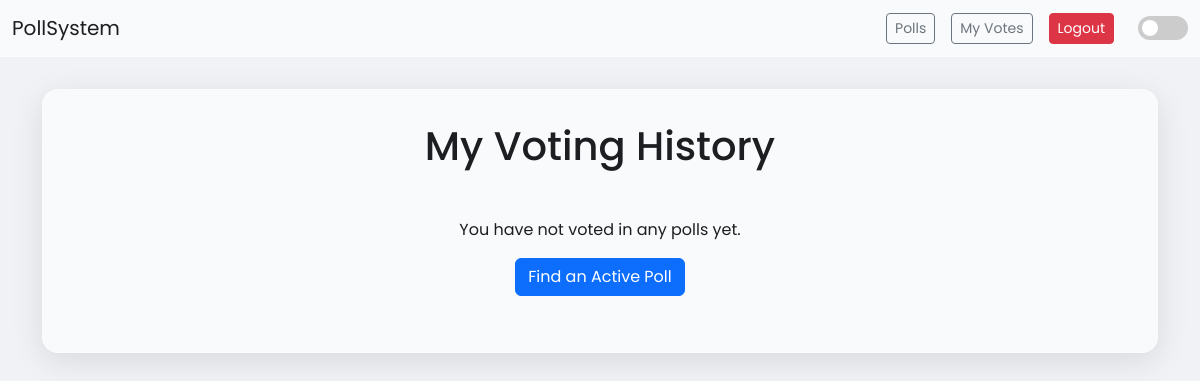
/my-votes/ (signed in), run on an earlier commit of the app's database.
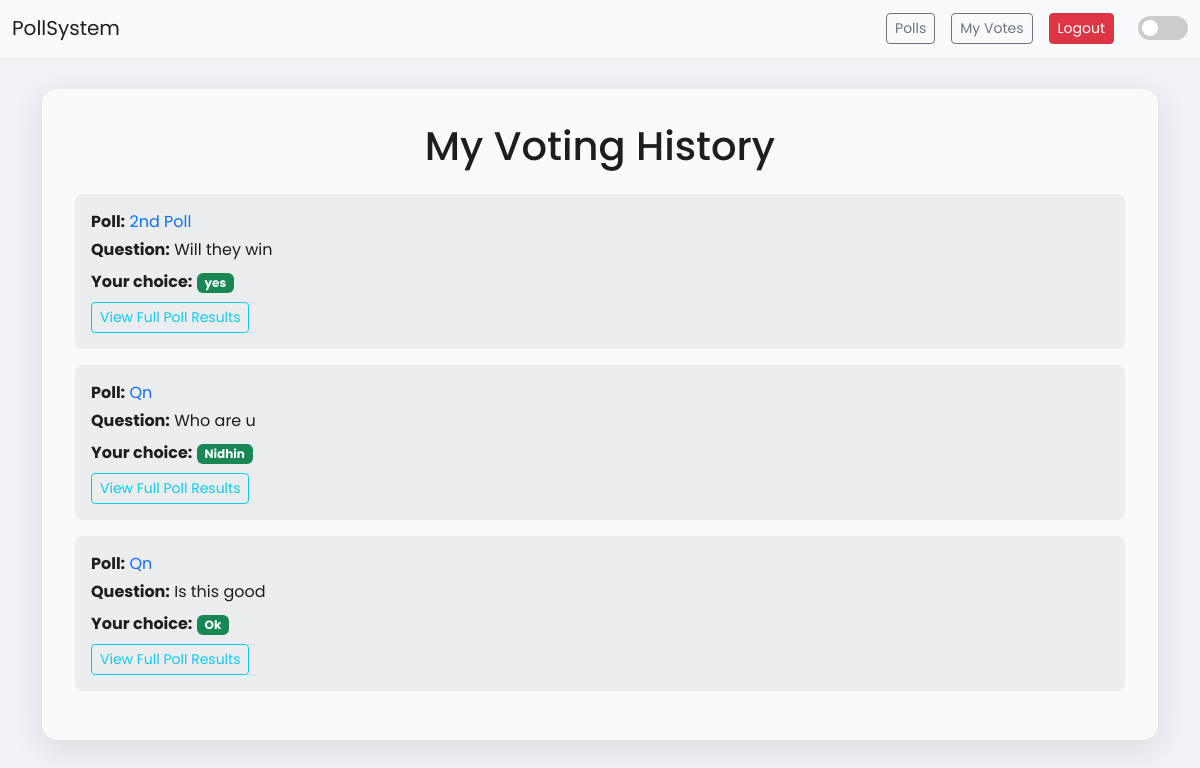
And on a later commit of the database.
### poll/models.py (models this page shows, shortened)
class Vote(models.Model):
    user = models.ForeignKey(User, on_delete=models.CASCADE)
    poll = models.ForeignKey(Poll, on_delete=models.CASCADE)
    question = models.ForeignKey(Question, on_delete=models.CASCADE)
    choice = models.ForeignKey(Choice, on_delete=models.CASCADE)
    class Meta:
        unique_together = ('user', 'poll', 'question')

class Poll(models.Model):
    title = models.CharField(max_length=200)
    description = models.TextField(blank=True)
    start_date = models.DateTimeField(default=timezone.now)
    end_date = models.DateTimeField(null=True, blank=True)
    created_by = models.ForeignKey(User, on_delete=models.CASCADE)

class Question(models.Model):
    poll = models.ForeignKey(Poll, related_name='questions', on_delete=models.CASCADE)
    question_text = models.CharField(max_length=200)

class Choice(models.Model):
    question = models.ForeignKey(Question, related_name='choices', on_delete=models.CASCADE)
    choice_text = models.CharField(max_length=200)

### poll/views.py (the view)
# urls.py: path('my-votes/', views.my_votes, name='my_votes'),
@login_required
def my_votes(request):
    votes = Vote.objects.filter(user=request.user).select_related('poll', 'question', 'choice')
    return render(request, 'poll/my_votes.html', {'votes': votes})

### poll/templates/poll/my_votes.html (shortened to what this page needs)
{% extends 'base.html' %}
{% block content %}
<div class="glass-card">
    <h1 class="text-center mb-4">My Voting History</h1>
    {% for vote in votes %}
    <div class="p-3 mb-3" style="background: rgba(0,0,0,0.05); border-radius: 0.5rem;">
        <p class="mb-1">
            <strong>Poll:</strong>
            <a href="{% url 'poll_detail' vote.poll.id %}" class="text-decoration-none" style="color: var(--primary-color);">{{ vote.poll.title }}</a>
        </p>
        <p class="mb-2"><strong>Question:</strong> {{ vote.question.question_text }}</p>
        <p class="mb-1">
            <strong>Your choice:</strong>
            <span class="badge bg-success">{{ vote.choice.choice_text }}</span>
        </p>
        <div class="mt-2">
             <a href="{% url 'poll_results' vote.poll.id %}" class="btn btn-sm btn-outline-info">View Full Poll Results</a>
        </div>
    </div>
    {% empty %}
    <div class="text-center p-4">
        <p>You have not voted in any polls yet.</p>
        <a href="{% url 'poll_list' %}" class="btn btn-primary">Find an Active Poll</a>
    </div>
    {% endfor %}
</div>
{% endblock %}

### poll/templates/base.html (shortened to what this page needs)
{% load static %}
<!DOCTYPE html>
<html lang="en" data-theme="light">
<head>
    <link href="https://cdn.jsdelivr.net/npm/bootstrap@5.2.3/dist/css/bootstrap.min.css" rel="stylesheet">
</head>
<body>
    <div id="particles-js"></div>
    <nav class="navbar navbar-expand-lg navbar-dark sticky-top">
      <div class="container-fluid">
        <a class="navbar-brand" style="color: var(--text-color);" href="{% url 'index' %}">PollSystem</a>
        <div class="d-flex align-items-center">
            {% if user.is_authenticated %}
                <a href="{% url 'poll_list' %}" class="btn btn-sm btn-outline-secondary me-3">Polls</a>
                <a href="{% url 'my_votes' %}" class="btn btn-sm btn-outline-secondary me-3">My Votes</a>
                <form action="{% url 'logout' %}" method="post">
                    <button type="submit" class="btn btn-sm btn-danger">Logout</button>
                </form>
            {% else %}
                <a href="{% url 'login' %}" class="btn btn-sm btn-outline-primary me-2">Login</a>
                <a href="{% url 'signup' %}" class="btn btn-sm btn-primary">Sign Up</a>
            {% endif %}
            <div class="theme-switch-wrapper ms-4">
                <label class="theme-switch" for="checkbox">
                    <div class="slider round"></div>
                </label>
            </div>
        </div>
      </div>
    </nav>
    <main class="container main-content">
        {% block content %}{% endblock %}
    </main>
</body>
</html>

### poll/templates/base.html (style rules this page uses)
.btn { transition: all 0.5s ease; }
:root { --bg-color: #f0f2f5; --text-color: #1c1e21; --card-bg: rgba(255, 255, 255, 0.6); --card-border: rgba(255, 255, 255, 0.3); --primary-color: #0d6efd; --particle-color: #888888; }
body { font-family: 'Poppins', sans-serif; background-color: var(--bg-color); color: var(--text-color); transition: background-color 0.3s, color 0.3s; }
#particles-js { position: fixed; width: 100%; height: 100%; top: 0; left: 0; z-index: -1; }
.navbar { background: var(--card-bg) !important; backdrop-filter: blur(10px); -webkit-backdrop-filter: blur(10px); border-bottom: 1px solid var(--card-border); }
.main-content { position: relative; z-index: 1; padding-top: 2rem; padding-bottom: 2rem; }
.glass-card { background: var(--card-bg); backdrop-filter: blur(10px); -webkit-backdrop-filter: blur(10px); border: 1px solid var(--card-border); border-radius: 1rem; padding: 2rem; box-shadow: 0 8px 32px 0 rgba(0, 0, 0, 0.1); transition: background 0.3s, border 0.3s; }
.theme-switch-wrapper { display: flex; align-items: center; }
.theme-switch { display: inline-block; height: 24px; position: relative; width: 50px; }
.slider { background-color: #ccc; bottom: 0; cursor: pointer; left: 0; position: absolute; right: 0; top: 0; transition: .4s; }
.slider:before { background-color: #fff; bottom: 4px; content: ""; height: 16px; left: 4px; position: absolute; transition: .4s; width: 16px; }
.slider.round { border-radius: 34px; }
.slider.round:before { border-radius: 50%; }

What changed in the data, as far as the page shows it:
added Vote: poll "2nd Poll", question.question_text "Will they win", choice.choice_text "yes"
added Vote: poll "Qn", question.question_text "Who are u", choice.choice_text "Nidhin"
added Vote: poll "Qn", question.question_text "Is this good", choice.choice_text "Ok"
Also different on the page:
text no longer shown: "You have not voted in any polls yet. Find an Active Poll"
